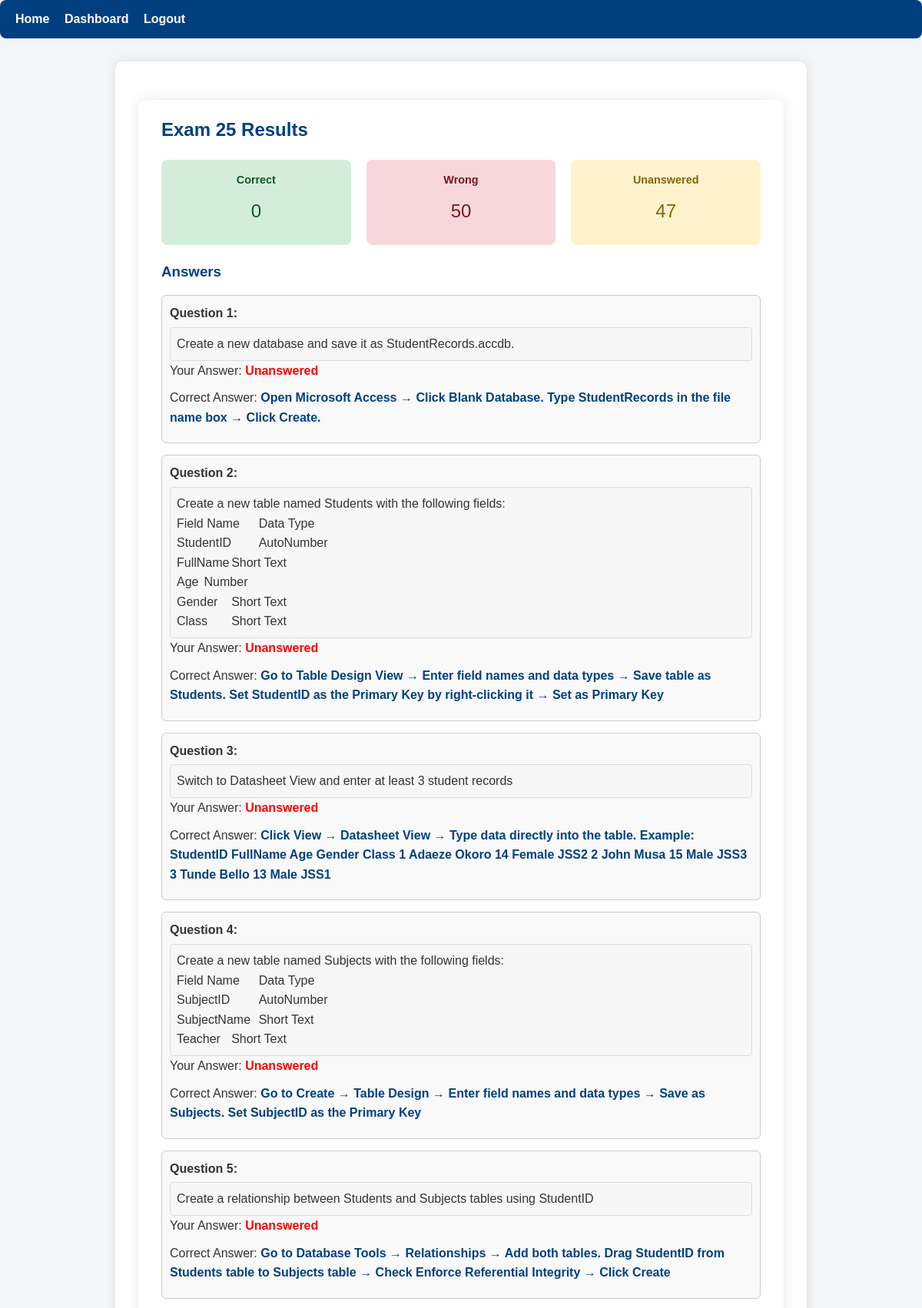
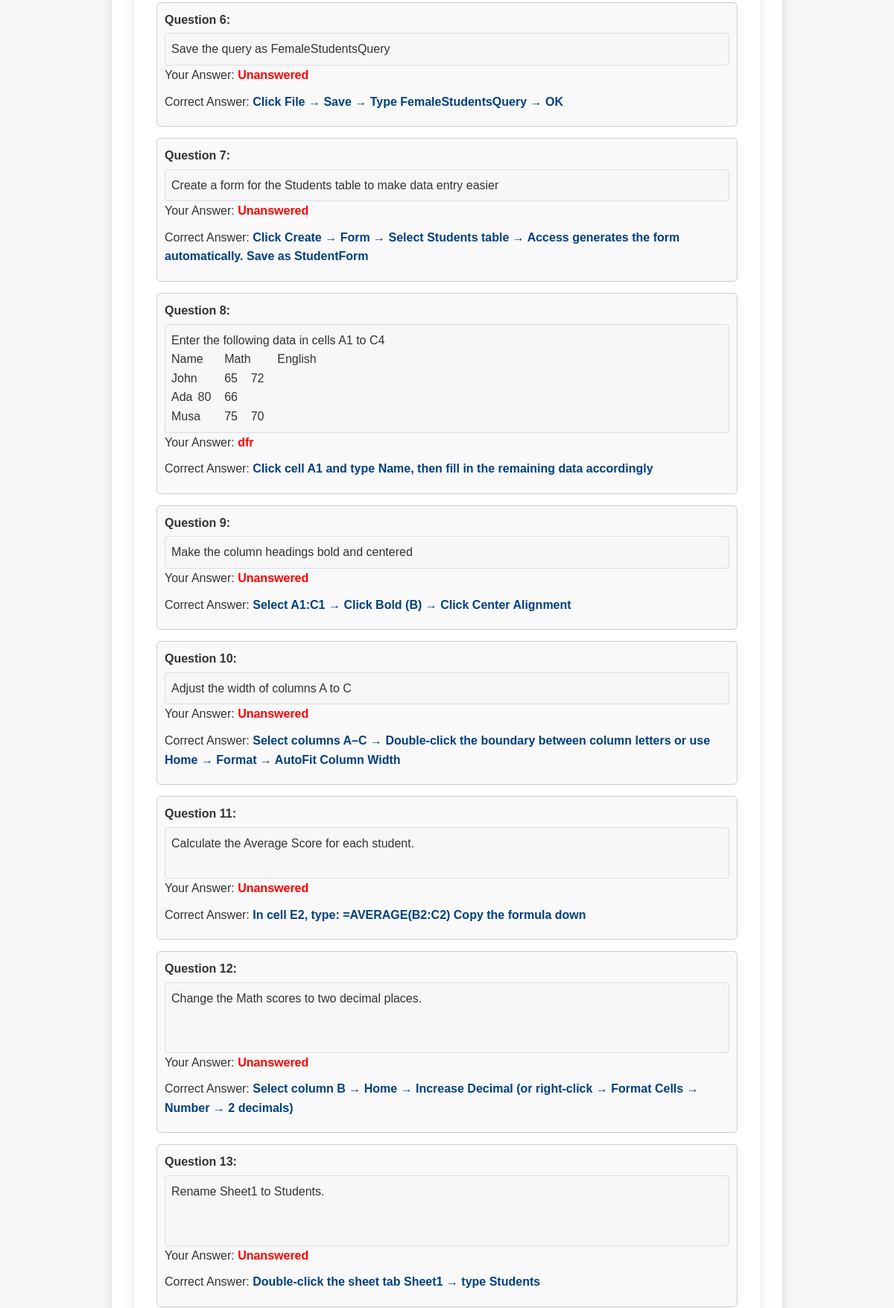
The page /results/25 (signed in, upper part) on the database its author committed (2 pictures, top to bottom).
### app.py (models this page shows)
class Exam(db.Model):
    __tablename__ = "exams"
    id = db.Column(db.Integer, primary_key=True)
    student_id = db.Column(db.Integer, db.ForeignKey("students.id"), nullable=False)
    start_time = db.Column(db.DateTime, default=datetime.utcnow)
    end_time = db.Column(db.DateTime)
    total_score = db.Column(db.Float, default=0)
    status = db.Column(db.String(20), default="active")
    duration_minutes = db.Column(db.Integer, default=30)
    created_at = db.Column(db.DateTime, default=datetime.utcnow)
    student = db.relationship("Student", backref="exams")

class Question(db.Model):
    __tablename__ = "questions"
    id = db.Column(db.Integer, primary_key=True)
    question_text = db.Column(db.Text, nullable=False)
    model_answer = db.Column(db.Text, nullable=False)
    created_at = db.Column(db.DateTime, default=datetime.utcnow)

class ExamAnswer(db.Model):
    __tablename__ = "exam_answers"
    id = db.Column(db.Integer, primary_key=True)
    exam_id = db.Column(db.Integer, db.ForeignKey("exams.id"), nullable=False)
    question_id = db.Column(db.Integer, db.ForeignKey("questions.id"), nullable=False)
    student_id = db.Column(db.Integer, db.ForeignKey("students.id"), nullable=False)
    student_answer = db.Column(db.Text, nullable=True)
    is_correct = db.Column(db.Boolean, default=False)
    score = db.Column(db.Float, default=0)

### app.py (the view)
@app.route("/results/<int:exam_id>")
@login_required_student
def results_page(exam_id):
    exam = Exam.query.get_or_404(exam_id)
    if exam.student_id != session["student_id"]:
        abort(403)
    answers = ExamAnswer.query.filter_by(exam_id=exam_id).all()
    results = []
    for a in answers:
        q = Question.query.get(a.question_id)
        results.append({
            "question_id": q.id,
            "question_text": q.question_text,
            "student_answer": a.student_answer,
            "correct_answer": q.model_answer,  # use model_answer here
            "is_correct": a.is_correct,
            "score": a.score
        })
    return render_template("results.html", exam=exam, results=results)

### app.py (called while the page is built)
def login_required_student(f):
    @wraps(f)
    def decorated(*args, **kwargs):
        if "student_id" not in session:
            flash("Please log in to continue.", "warning")
            return redirect(url_for("login"))
        return f(*args, **kwargs)
    return decorated

### templates/results.html (shortened to what this page needs)
{% extends "base.html" %}
{% block content %}
<div class="container results-page">
    <h2>Exam {{ exam.id }} Results</h2>
    <div class="summary-container" style="display:flex; gap:20px; margin:20px 0;">
        <div class="summary-box correct-box" style="flex:1; background:#d4edda; color:#155724; padding:15px; border-radius:8px; text-align:center;">
            <p class="summary-title" style="font-weight:bold;">Correct</p>
            <p class="summary-value" style="font-size:24px; margin-top:5px;">
                {{ results|selectattr('is_correct', 'equalto', true)|list|length }}
            </p>
        </div>
        <div class="summary-box wrong-box" style="flex:1; background:#f8d7da; color:#721c24; padding:15px; border-radius:8px; text-align:center;">
            <p class="summary-title" style="font-weight:bold;">Wrong</p>
            <p class="summary-value" style="font-size:24px; margin-top:5px;">
                {{ results|selectattr('is_correct', 'equalto', false)|list|length }}
            </p>
        </div>
        <div class="summary-box unanswered-box" style="flex:1; background:#fff3cd; color:#856404; padding:15px; border-radius:8px; text-align:center;">
            <p class="summary-title" style="font-weight:bold;">Unanswered</p>
            <p class="summary-value" style="font-size:24px; margin-top:5px;">
                {{ results|selectattr('student_answer', 'equalto', '')|list|length }}
            </p>
        </div>
    </div>
    <h3>Answers</h3>
    <ul style="list-style:none; padding-left:0;">
        {% for r in results %}
        <li style="margin-bottom:15px; padding:10px; border-radius:6px; border:1px solid #ccc; background:#f9f9f9;">
            <p style="margin-bottom:5px; font-weight:bold;">Question {{ loop.index }}:</p>
            <pre style="white-space: pre-wrap; font-family:inherit; background:#f7f7f7; padding:8px; border-radius:4px; border:1px solid #ddd;">{{ r.question_text }}</pre>
            <p>Your Answer: <span style="font-weight:bold; color:{{ 'green' if r.is_correct else 'red' }};">{{ r.student_answer if r.student_answer else 'Unanswered' }}</span></p>
            <p>Correct Answer: <span style="font-weight:bold; color:#004080;">{{ r.correct_answer }}</span></p>
        </li>
        {% endfor %}
    </ul>
</div>
{% endblock %}

### static/css/style.css (style rules this page uses)
* { box-sizing: border-box; margin: 0; padding: 0; font-family: Arial, sans-serif; }
body { background-color: #f4f6f8; color: #333; line-height: 1.6; }
.container { max-width: 900px; margin: 30px auto; background-color: #fff; padding: 20px 30px; border-radius: 10px; box-shadow: 0 0 15px rgba(0,0,0,0.1); }
h1, h2, h3 { margin-bottom: 15px; color: #004080; }
p { margin-bottom: 10px; }
ul { list-style-type: none; margin: 10px 0; padding-left: 0; }
ul li { background-color: #e7f0ff; padding: 10px; margin-bottom: 8px; border-radius: 6px; }
.correct-box { background-color: #28a745; }
.wrong-box { background-color: #dc3545; }
.unanswered-box { background-color: #6c757d; }
.summary-title { font-size: 0.9rem; }
.summary-value { font-size: 1.5rem; margin-top:5px; }

### rows shown on the page
Exam: id "25"
Question: question_text "Create a new database and save it as StudentRecords.accdb.", correct_answer "Open Microsoft Access → Click Blank Database. Type StudentRecords in the file name box → Click Create."
Question: question_text "Create a new table named Students with the following fields: Field Name Data Type StudentID AutoNumber FullName Short Text Age Number Gender Short Text Class Short Text", correct_answer "Go to Table Design View → Enter field names and data types → Save table as Students. Set StudentID as the Primary Key by right-clicking it → Set as Primary Key"
Question: question_text "Switch to Datasheet View and enter at least 3 student records", correct_answer "Click View → Datasheet View → Type data directly into the table. Example: StudentID FullName Age Gender Class 1 Adaeze Okoro 14 Female JSS2 2 John Musa 15 Male JSS3 3 Tunde Bello 13 Male JSS1"
Question: question_text "Create a new table named Subjects with the following fields: Field Name Data Type SubjectID AutoNumber SubjectName Short Text Teacher Short Text", correct_answer "Go to Create → Table Design → Enter field names and data types → Save as Subjects. Set SubjectID as the Primary Key"
Question: question_text "Create a relationship between Students and Subjects tables using StudentID", correct_answer "Go to Database Tools → Relationships → Add both tables. Drag StudentID from Students table to Subjects table → Check Enforce Referential Integrity → Click Create"
Question: question_text "Save the query as FemaleStudentsQuery", correct_answer "Click File → Save → Type FemaleStudentsQuery → OK"
Question: question_text "Create a form for the Students table to make data entry easier", correct_answer "Click Create → Form → Select Students table → Access generates the form automatically. Save as StudentForm"
Question: question_text "Enter the following data in cells A1 to C4 Name Math English John 65 72 Ada 80 66 Musa 75 70", correct_answer "Click cell A1 and type Name, then fill in the remaining data accordingly"
ExamAnswer: student_answer "dfr"
Question: question_text "Make the column headings bold and centered", correct_answer "Select A1:C1 → Click Bold (B) → Click Center Alignment"
Question: question_text "Adjust the width of columns A to C", correct_answer "Select columns A–C → Double-click the boundary between column letters or use Home → Format → AutoFit Column Width"
Question: question_text "Calculate the Average Score for each student.", correct_answer "In cell E2, type: =AVERAGE(B2:C2) Copy the formula down"
Question: question_text "Change the Math scores to two decimal places.", correct_answer "Select column B → Home → Increase Decimal (or right-click → Format Cells → Number → 2 decimals)"
Question: question_text "Rename Sheet1 to Students.", correct_answer "Double-click the sheet tab Sheet1 → type Students"

### other values the page prints
{{ results|selectattr('is_correct', 'equalto', true)|list|length }} "0"
{{ results|selectattr('is_correct', 'equalto', false)|list|length }} "50"
{{ results|selectattr('student_answer', 'equalto', '')|list|length }} "47"
{{ r.student_answer if r.student_answer else 'Unanswered' }} "Unanswered" "Unanswered" "Unanswered" "Unanswered" "Unanswered" "Unanswered" "Unanswered" "Unanswered" "Unanswered" "Unanswered" "Unanswered" "Unanswered"
